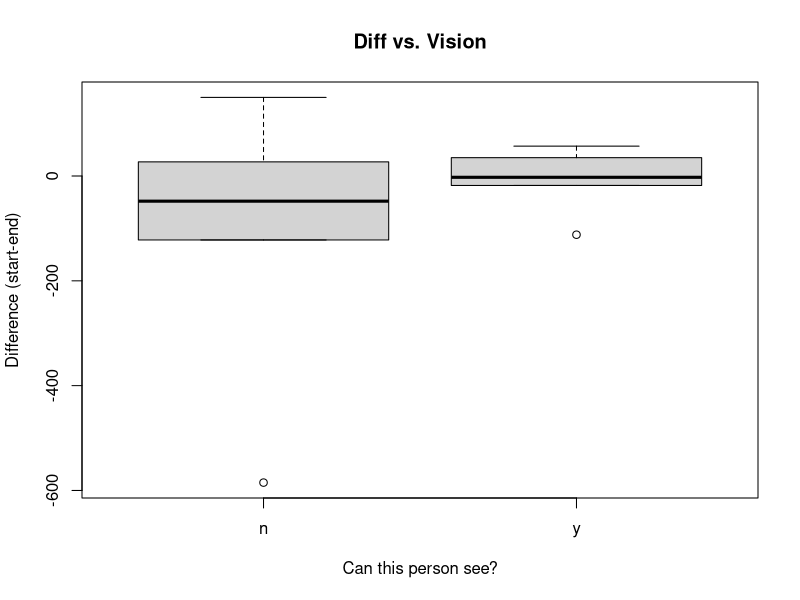
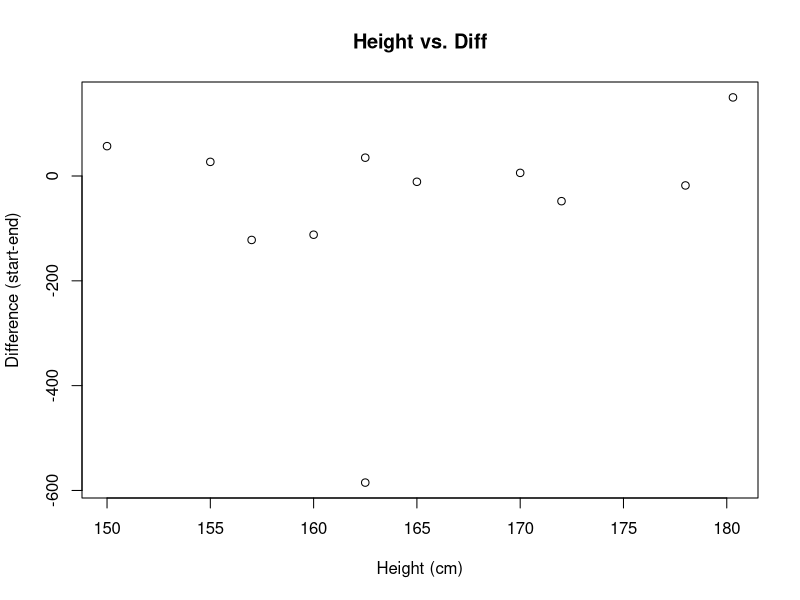

These figures' R source, in order: (Note: this script raises an error after producing the figures.)
## ---- chunk 1
figH = 4;figW = 6;
## ---- chunk 2
#dataset <- read.table("clipboard",header=TRUE)
## ---- chunk 3
dataset <- read.table("dataset1.csv",
                      header=TRUE,sep=",")
## ---- chunk 4
sum(x=1,2); exists('x')   #returns FALSE
sum((x=1),2); exists('x') #returns TRUE
sum(y<-1,2); exists('y')  #returns TRUE
#Notice the equals assignment is only stored when in perenthesis,
#whereas the y assignment need not be in perenthesis.
## ---- chunk 5
boxplot(diff~Vis,data=dataset,
        main="Diff vs. Vision",
        xlab="Can this person see?",
        ylab="Difference (start-end)")
## ---- chunk 6
plot(x=dataset$Height,y=dataset$diff,
     main="Height vs. Diff",
     xlab="Height (cm)",
     ylab="Difference (start-end)")
## ---- chunk 7
plot(x=dataset$Person,y=dataset$diff)
## ---- chunk 8
boxplot(Walking~Vis,data=dataset,
        main="Walking vs. Vision",
        xlab="Can this person see?",
        ylab="Walking (Tstart-end)")
## ---- chunk 9
plot(x=dataset$Height,y=dataset$Walking,
     main="Height vs. Walking",
     xlab="Height (cm)",
     ylab="Walking (Tstart-end)")
